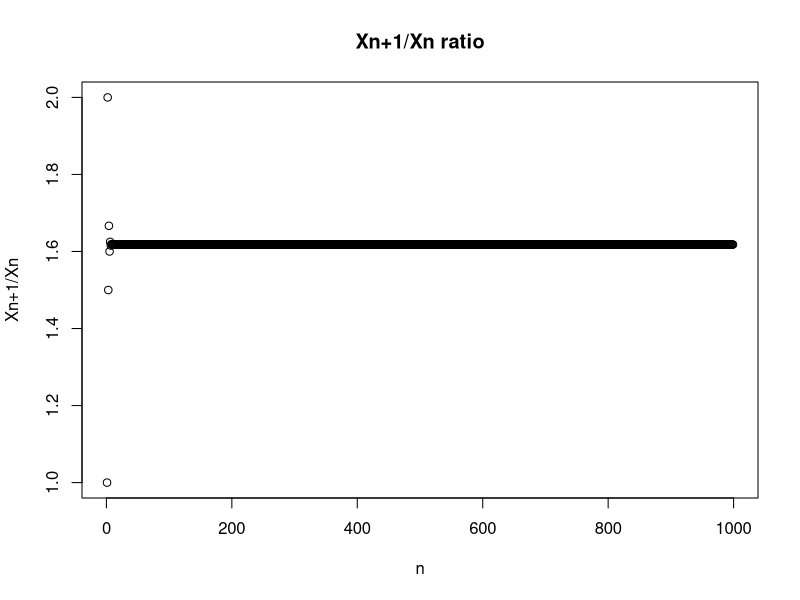

Reproduce this figure in R.
# list all numbers from 1 to 999
# n = seq(from=1, to=10)

x1 = 0 #  X0 = 0
x2 = 1 #  X-1 = -1
rt = NULL
x=NULL
y=NULL
for(i in 1:999){                  # set to param 1:999
  x = c(x, x1 + x2)              # Xn = Xn-1 + Xn-2
  y = c(y, (x1+x2)+x1)           # Xn+1 = Xn + Xn-1 
  
  x2 = x1              # Update
  x1 = x[i]
  
  # print(sprintf("rt_%d: %f", i, x))
  
  # print(x/y)
  # rt = c(rt, x/y)
  # rt = append(rt, y/x, after = length(rt))
  # print(sprintf("x_%d+1=    %d, x_%d=    %d",i, i, y, x))
        
  # print(sprintf("rt_%d: %f", i,rt[i]))
  # rt = seq(x/y)
  # rt = sprintf("rt_%d: %f", i,x/y)
  # print(rt)
  
}
plot(y/x, type="p", main = "Xn+1/Xn ratio", xlab="n", ylab="Xn+1/Xn" )
# plot.window(xlim, ylim, log = "", asp = NA, ...)
